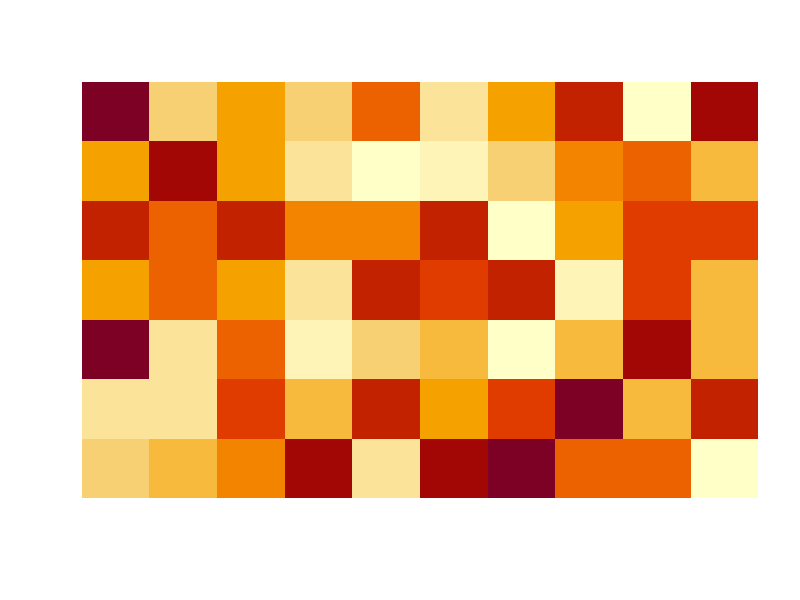
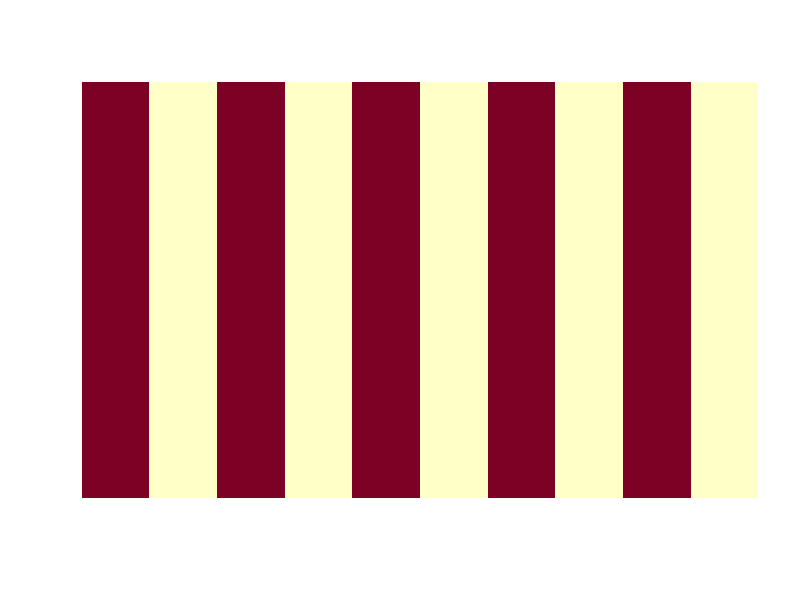

Reproduce these figures in R, in order.
## ---- chunk 1
knitr::include_url("https://hellor.netlify.app/slides/l22021.html#1")

#<iframe seamless width="500%" height="500%" frameborde="0" #src="https://hellor.netlify.app/2021/week1/l12021.html#1"></iframe>

## ---- chunk 2
set.seed(21)
uniform.values <- runif(50)
uniform.values
## ---- chunk 3
rnames <- c("a", "b")
cnames <- rep(NA, 25)
a <- matrix(uniform.values, byrow=TRUE, nrow=2, dimnames = list(rnames))
a
## ---- chunk 4
set.seed(1)
values <- runif(70)
m <- matrix(values, 10, 7)
m
image(m, useRaster=TRUE, axes=FALSE)
## ---- chunk 5
ymat <- matrix(1:100, ncol=10, nrow = 10) *10
## ---- chunk 6
ymat
## ---- chunk 7
5 %% 2
6 %% 2
## ---- chunk 8
ymat <- ymat/10
ymat <- ymat %% 2
image(ymat, useRaster=TRUE, axes=FALSE)
## ---- chunk 9
# Create two vectors of different lengths.
vector1 <- c(1, 2, 3)
vector2 <- c(10,11,12,13,14,15)
column.names <- c("COL1","COL2","COL3")
row.names <- c("ROW1","ROW2","ROW3")
matrix.names <- c("Matrix1","Matrix2")

# Take these vectors as input to the array.
result <- array(c(vector1,vector2),dim = c(3,3,2),dimnames = list(row.names,column.names,
   matrix.names))
result
## ---- chunk 10
array(2:13, dim = c(2, 3, 2))
